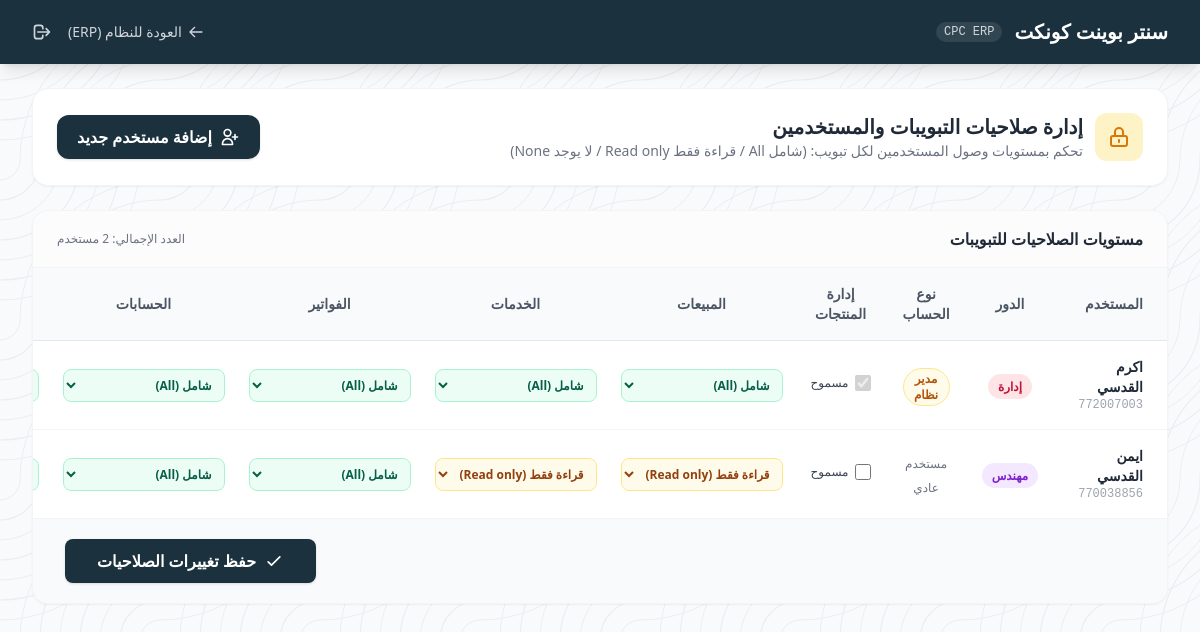
Page /admin-permissions/ (signed in) on the earlier database version.
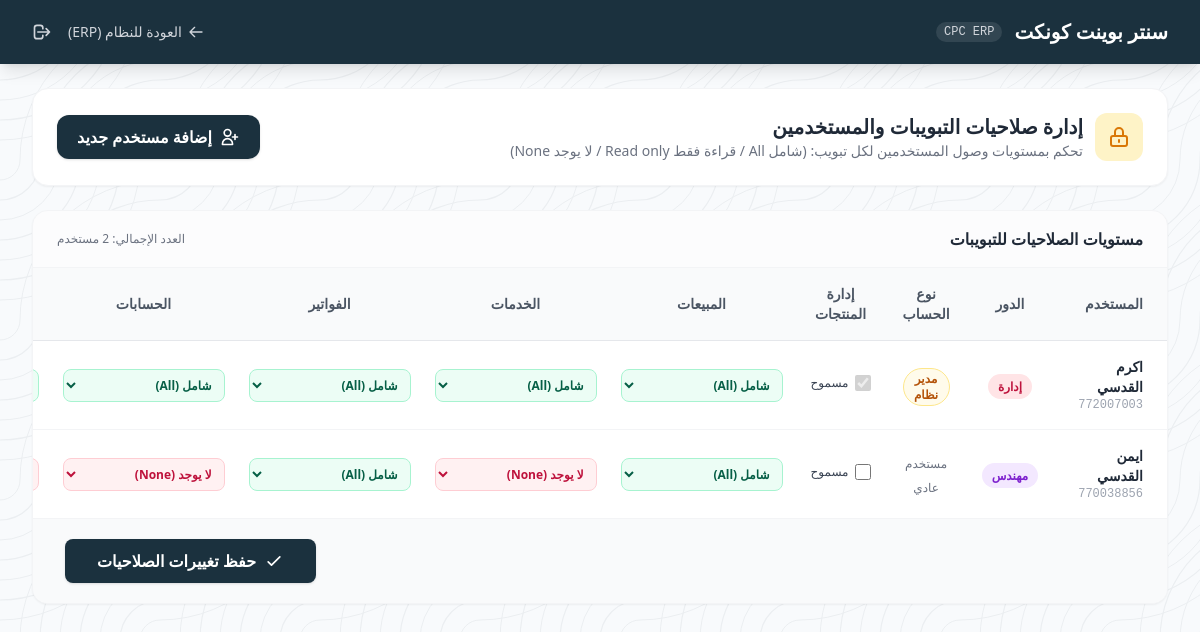
Same page on the later database version.
### cpc_app/models.py (models this page shows, shortened)
class Users(models.Model):
    full_name = models.CharField(max_length=100, verbose_name="الاسم الكامل")
    phone_number = models.CharField(max_length=15, unique=True, verbose_name="رقم الهاتف")
    username = models.CharField(max_length=15, unique=True, blank=True, verbose_name="اسم المستخدم")
    password = models.CharField(max_length=128, verbose_name="كلمة المرور")
    role = models.CharField(
        max_length=20,
        choices=RoleChoices.choices,
        default=RoleChoices.ENGINEER,
        verbose_name="الدور / الفريق"
    )
    is_superuser = models.BooleanField(default=False, verbose_name="مدير النظام")
    can_manage_products = models.BooleanField(default=False, verbose_name="صلاحية إضافة وتعديل المنتجات")
    add_at = models.DateTimeField(auto_now_add=True, verbose_name="تاريخ الإضافة")
    class Meta:
        db_table = 'USERS'
        verbose_name = 'مستخدم'
        verbose_name_plural = 'المستخدمون'
    def get_tab_permission_level(self, tab_name):
        perm = self.tab_permissions.filter(tab_name=tab_name).first()
        if not perm:
            return 'all'  # default is all
        return perm.permission_level

class TabPermission(models.Model):
    TAB_CHOICES = [
        ('sales', 'المبيعات'),
        ('services', 'الخدمات'),
        ('bills', 'الفواتير'),
        ('accounts', 'الحسابات'),
        ('reports', 'التقارير'),
    ]
    PERMISSION_CHOICES = [
        ('all', 'شامل (All)'),
        ('read', 'قراءة فقط (Read only)'),
        ('none', 'لا يوجد (None)'),
    ]
    user = models.ForeignKey(
        Users,
        on_delete=models.CASCADE,
        related_name='tab_permissions',
        verbose_name="المستخدم"
    )
    tab_name = models.CharField(max_length=20, choices=TAB_CHOICES, verbose_name="التبويب")
    permission_level = models.CharField(
        max_length=10,
        choices=PERMISSION_CHOICES,
        default='all',
        verbose_name="مستوى الصلاحية"
    )
    class Meta:
        db_table = 'TAB_PERMISSIONS'
        verbose_name = 'صلاحية تبويب'
        verbose_name_plural = 'صلاحيات التبويبات'
        unique_together = ('user', 'tab_name')

### cpc_app/views.py (the view)
    def wrapper(request, *args, **kwargs):
        if 'user_id' not in request.session:
            messages.warning(request, 'يرجى تسجيل الدخول أولاً.')
            return redirect('login')
        user = Users.objects.filter(id=request.session['user_id']).first()
        if not user or not user.is_superuser:
            messages.error(request, 'ليس لديك صلاحية الوصول لهذه الصفحة.')
            return redirect('portal')
        return view_func(request, *args, **kwargs)

### cpc_app/views.py (called while the page is built)
def superuser_required(view_func):
    def wrapper(request, *args, **kwargs):
        if 'user_id' not in request.session:
            messages.warning(request, 'يرجى تسجيل الدخول أولاً.')
            return redirect('login')
        user = Users.objects.filter(id=request.session['user_id']).first()
        if not user or not user.is_superuser:
            messages.error(request, 'ليس لديك صلاحية الوصول لهذه الصفحة.')
            return redirect('portal')
        return view_func(request, *args, **kwargs)
    return wrapper

### cpc_app/templates/admin_permissions.html (shortened to what the changed rows need)
<!doctype html>
{% load static %}
<html lang="ar" dir="rtl">
  <head>
    <script src="https://cdn.tailwindcss.com"></script>
  </head>
  <body class="bg-concentric-waves min-h-screen">
    <main class="w-full px-4 sm:px-6 lg:px-8 py-6 space-y-6">
      <div class="bg-white rounded-2xl shadow-sm border border-gray-100 p-6 flex flex-col sm:flex-row sm:items-center sm:justify-between gap-4">
        <div class="flex items-center gap-3">
          <div>
            <h1 class="text-xl font-bold text-gray-800">إدارة صلاحيات التبويبات والمستخدمين</h1>
          </div>
        </div>
      </div>
      <div class="bg-white rounded-2xl shadow-sm border border-gray-100 overflow-hidden">
        <div class="px-6 py-4 border-b border-gray-100 bg-gray-50/50 flex items-center justify-between">
          <h2 class="text-base font-bold text-gray-800">مستويات الصلاحيات للتبويبات</h2>
        </div>
        <form method="post" action="{% url 'update_permissions' %}">
          <div class="overflow-x-auto">
            <table class="w-full">
              <thead>
                <tr class="bg-gray-50 border-b border-gray-200">
                  <th class="text-right px-6 py-4 text-sm font-semibold text-gray-600">المستخدم</th>
                  <th class="text-center px-4 py-4 text-sm font-semibold text-gray-600">الدور</th>
                  <th class="text-center px-4 py-4 text-sm font-semibold text-gray-600">نوع الحساب</th>
                  <th class="text-center px-4 py-4 text-sm font-semibold text-gray-600" title="صلاحية إضافية لإدارة وتعديل المنتجات">
                    إدارة المنتجات
                  </th>
                  {% for tab in all_tabs %}
                  <th class="text-center px-4 py-4 text-sm font-semibold text-gray-600">{{ tab.name }}</th>
                  {% endfor %}
                </tr>
              </thead>
              <tbody class="divide-y divide-gray-100">
                {% for item in users_permissions %}
                <tr class="hover:bg-gray-50 transition">
                  <td class="px-6 py-4">
                    <div>
                      <p class="text-sm font-semibold text-gray-800">{{ item.user.full_name }}</p>
                      <p class="text-xs text-gray-400 font-mono" dir="ltr">{{ item.user.phone_number }}</p>
                    </div>
                  </td>
                  <td class="px-4 py-4 text-center">
                    <span class="text-xs font-semibold px-2.5 py-1 rounded-full
                      {% if item.user.role == 'ENGINEER' %}bg-purple-100 text-purple-700
                      {% elif item.user.role == 'SALES' %}bg-amber-100 text-amber-700
                      {% elif item.user.role == 'ADMIN' %}bg-rose-100 text-rose-700
                      {% else %}bg-teal-100 text-teal-700{% endif %}">
                      {{ item.user.get_role_display }}
                    </span>
                  </td>
                  <td class="px-4 py-4 text-center">
                    {% if item.user.is_superuser %}
                      <span class="inline-flex items-center gap-1 text-xs font-bold text-amber-700 bg-amber-50 border border-amber-200 px-2.5 py-0.5 rounded-full">
                        مدير نظام
                      </span>
                    {% else %}
                      <span class="text-xs text-gray-500">
                        مستخدم عادي
                      </span>
                    {% endif %}
                  </td>
                  <td class="px-4 py-4 text-center">
                    <label class="inline-flex items-center gap-1.5 cursor-pointer text-xs font-medium text-gray-700">
                      <input type="checkbox"
                             name="can_manage_products_{{ item.user.id }}"
                             class="w-4 h-4 text-[#1b313e] rounded border-gray-300 focus:ring-[#1b313e]">
                      <span>مسموح</span>
                    </label>
                  </td>
                  {% for perm in item.tab_perms %}
                  <td class="px-3 py-4 text-center">
                    <select name="{{ perm.field_name }}"
                            class="text-xs font-semibold py-1.5 px-2 rounded-lg border focus:ring-2 focus:ring-[#1b313e] outline-none transition
                              {% if perm.level == 'all' %}bg-emerald-50 text-emerald-800 border-emerald-200
                              {% elif perm.level == 'read' %}bg-amber-50 text-amber-800 border-amber-200
                              {% else %}bg-rose-50 text-rose-700 border-rose-200{% endif %}">
                      <option value="all" {% if perm.level == 'all' %}selected{% endif %}>شامل (All)</option>
                      <option value="read" {% if perm.level == 'read' %}selected{% endif %}>قراءة فقط (Read only)</option>
                      <option value="none" {% if perm.level == 'none' %}selected{% endif %}>لا يوجد (None)</option>
                    </select>
                  </td>
                  {% endfor %}
                </tr>
                {% endfor %}
              </tbody>
            </table>
          </div>
        </form>
      </div>
    </main>
  </body>
</html>

Differences in the rows shown:
changed through a linked row, Users "ايمن القدسي": permission_level "قراءة فقط (Read only)" → "شامل (All)"; permission_level "قراءة فقط (Read only)" → "لا يوجد (None)"; permission_level "شامل (All)" → "لا يوجد (None)"
